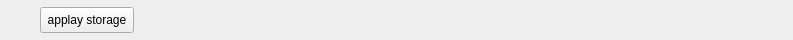
<?xml version="1.0" encoding="UTF-8"?>
<ui version="4.0">
 <class>StorageFileBar</class>
 <widget class="QWidget" name="StorageFileBar">
  <property name="geometry">
   <rect>
    <x>0</x>
    <y>0</y>
    <width>793</width>
    <height>40</height>
   </rect>
  </property>
  <property name="windowTitle">
   <string>Form</string>
  </property>
  <widget class="QToolButton" name="toolButton">
   <property name="geometry">
    <rect>
     <x>40</x>
     <y>7</y>
     <width>94</width>
     <height>26</height>
    </rect>
   </property>
   <property name="text">
    <string>applay storage</string>
   </property>
  </widget>
 </widget>
 <resources/>
 <connections/>
</ui>
